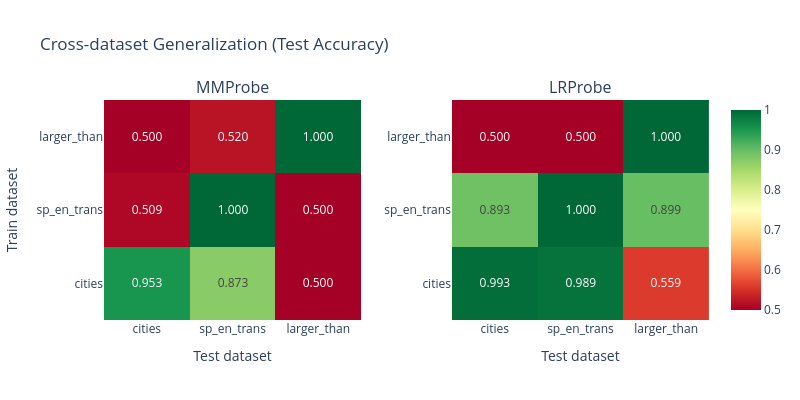

This figure's notebook cell:
### Code cell
def compute_generalization_matrix(
    train_acts: dict[str, Float[Tensor, "n d"]],
    train_labels: dict[str, Float[Tensor, " n"]],
    test_acts: dict[str, Float[Tensor, "n d"]],
    test_labels: dict[str, Float[Tensor, " n"]],
    dataset_names: list[str],
    probe_cls: type,
) -> Float[Tensor, "n_datasets n_datasets"]:
    """
    Compute a generalization matrix: entry (i, j) is the test accuracy of a probe trained on dataset i
    and evaluated on dataset j.

    Args:
        train_acts, train_labels: Training data per dataset.
        test_acts, test_labels: Test data per dataset.
        dataset_names: Names of datasets (determines matrix ordering).
        probe_cls: Probe class to use (MMProbe or LRProbe), must have from_data and pred methods.

    Returns:
        Tensor of shape [n_datasets, n_datasets] with accuracy values.
    """
    n_datasets = len(dataset_names)
    generalization_matrix = t.zeros((n_datasets, n_datasets))

    for train_idx, train_name in enumerate(dataset_names):
        probe = probe_cls.from_data(train_acts[train_name], train_labels[train_name])
        for test_idx, test_name in enumerate(dataset_names):
            if train_name == test_name:
                acts = test_acts[test_name]
                labels = test_labels[test_name]
            else:
                acts = t.cat((train_acts[test_name], test_acts[test_name]))
                labels = t.cat((train_labels[test_name], test_labels[test_name]))
            preds = probe.pred(acts)
            acc = (preds == labels).float().mean().item()
            generalization_matrix[train_idx, test_idx] = acc

    return generalization_matrix


mm_matrix = compute_generalization_matrix(
    train_acts, train_labels, test_acts, test_labels, DATASET_NAMES, MMProbe
)
lr_matrix = compute_generalization_matrix(
    train_acts, train_labels, test_acts, test_labels, DATASET_NAMES, LRProbe
)

assert mm_matrix.shape == (3, 3), f"Wrong shape: {mm_matrix.shape}"
assert (mm_matrix.diag() > 0.6).all(), "In-distribution accuracy should be at least 60%"

# Heatmap visualization
fig = make_subplots(
    rows=1, cols=2, subplot_titles=["MMProbe", "LRProbe"], horizontal_spacing=0.15
)

for idx, (matrix, name) in enumerate([(mm_matrix, "MM"), (lr_matrix, "LR")]):
    text_vals = [
        [f"{matrix[i, j]:.3f}" for j in range(len(DATASET_NAMES))]
        for i in range(len(DATASET_NAMES))
    ]
    fig.add_trace(
        go.Heatmap(
            z=matrix.numpy(),
            x=DATASET_NAMES,
            y=DATASET_NAMES,
            text=text_vals,
            texttemplate="%{text}",
            colorscale="RdYlGn",
            zmin=0.5,
            zmax=1.0,
            showscale=(idx == 1),
        ),
        row=1,
        col=idx + 1,
    )
    fig.update_yaxes(title_text="Train dataset" if idx == 0 else "", row=1, col=idx + 1)
    fig.update_xaxes(title_text="Test dataset", row=1, col=idx + 1)

fig.update_layout(
    title="Cross-dataset Generalization (Test Accuracy)", height=400, width=800
)
fig.show()


# Cosine similarity between probe directions
mm_directions = {
    name: MMProbe.from_data(train_acts[name], train_labels[name]).direction
    for name in DATASET_NAMES
}
lr_directions = {
    name: LRProbe.from_data(train_acts[name], train_labels[name]).direction
    for name in DATASET_NAMES
}

print("\nPairwise cosine similarity between probe directions:")
for probe_name, directions in [("MM", mm_directions), ("LR", lr_directions)]:
    print(f"\n  {probe_name}Probe:")
    for i, n1 in enumerate(DATASET_NAMES):
        for j, n2 in enumerate(DATASET_NAMES):
            if j > i:
                d1 = directions[n1] / directions[n1].norm()
                d2 = directions[n2] / directions[n2].norm()
                print(f"    {n1} vs {n2}: {(d1 @ d2).item():.4f}")

### Figure 1 — Plotly figure (JSON) as saved in the notebook; plotly's stock layout.template omitted (floating-point values rounded to 4 significant figures)
{"data": [{"colorscale": [[0, "rgb(165,0,38)"], [0.1, "rgb(215,48,39)"], [0.2, "rgb(244,109,67)"], [0.3, "rgb(253,174,97)"], [0.4, "rgb(254,224,139)"], [0.5, "rgb(255,255,191)"], [0.6, "rgb(217,239,139)"], [0.7, "rgb(166,217,106)"], [0.8, "rgb(102,189,99)"], [0.9, "rgb(26,152,80)"], [1, "rgb(0,104,55)"]], "showscale": false, "text": [["0.953", "0.873", "0.500"], ["0.509", "1.000", "0.500"], ["0.500", "0.520", "1.000"]], "texttemplate": "%{text}", "type": "heatmap", "x": ["cities", "sp_en_trans", "larger_than"], "xaxis": "x", "y": ["cities", "sp_en_trans", "larger_than"], "yaxis": "y", "z": [[0.9533, 0.8729, 0.5], [0.5087, 1.0, 0.5], [0.5, 0.5198, 1.0]], "zmax": 1, "zmin": 0.5}, {"colorscale": [[0, "rgb(165,0,38)"], [0.1, "rgb(215,48,39)"], [0.2, "rgb(244,109,67)"], [0.3, "rgb(253,174,97)"], [0.4, "rgb(254,224,139)"], [0.5, "rgb(255,255,191)"], [0.6, "rgb(217,239,139)"], [0.7, "rgb(166,217,106)"], [0.8, "rgb(102,189,99)"], [0.9, "rgb(26,152,80)"], [1, "rgb(0,104,55)"]], "showscale": true, "text": [["0.993", "0.989", "0.559"], ["0.893", "1.000", "0.899"], ["0.500", "0.500", "1.000"]], "texttemplate": "%{text}", "type": "heatmap", "x": ["cities", "sp_en_trans", "larger_than"], "xaxis": "x2", "y": ["cities", "sp_en_trans", "larger_than"], "yaxis": "y2", "z": [[0.9933, 0.9887, 0.5586], [0.893, 1.0, 0.899], [0.5, 0.5, 1.0]], "zmax": 1, "zmin": 0.5}], "layout": {"annotations": [{"font": {"size": 16}, "showarrow": false, "text": "MMProbe", "x": 0.2125, "xanchor": "center", "xref": "paper", "y": 1, "yanchor": "bottom", "yref": "paper"}, {"font": {"size": 16}, "showarrow": false, "text": "LRProbe", "x": 0.7875, "xanchor": "center", "xref": "paper", "y": 1, "yanchor": "bottom", "yref": "paper"}], "height": 400, "title": {"text": "Cross-dataset Generalization (Test Accuracy)"}, "width": 800, "xaxis": {"anchor": "y", "domain": [0, 0.425], "title": {"text": "Test dataset"}}, "xaxis2": {"anchor": "y2", "domain": [0.575, 1], "title": {"text": "Test dataset"}}, "yaxis": {"anchor": "x", "domain": [0, 1], "title": {"text": "Train dataset"}}, "yaxis2": {"anchor": "x2", "domain": [0, 1], "title": {"text": ""}}}}
